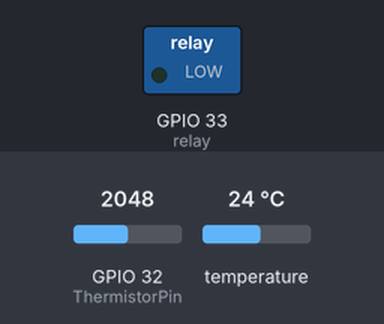
Recording of a sketch running on a simulated ESP32. On the bench: switched loads named in the sketch (green lamp = pin HIGH). Inputs (shaded band) come from the test bench; at power-on: temperature 24 °C, GPIO 32 (ThermistorPin) = 2048. WiFi joins after 1.5 s; servers stay silent unless stated; what the sketch prints to the serial monitor is not drawn.

Above: at 2.7 s.
2.8 s: temperature set to 15.5 °C
4.3 s: temperature set to 14.3 °C
At 5.6 s:
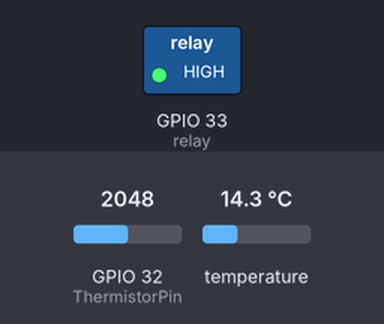
7.9 s: GPIO 32 (ThermistorPin) set to 2593
11.6 s: GPIO 32 (ThermistorPin) set to 2708
15.3 s: GPIO 32 (ThermistorPin) set to 2502
16.8 s: GPIO 32 (ThermistorPin) set to 2389
At 25.5 s:
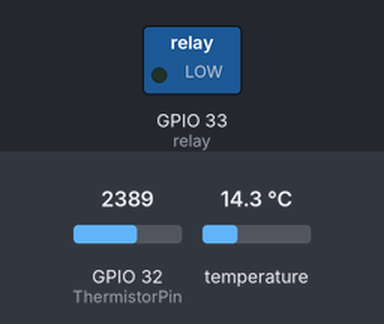
Timing chart, 0 to 25.8 s (numbered marks = the images above; inputs shaded):
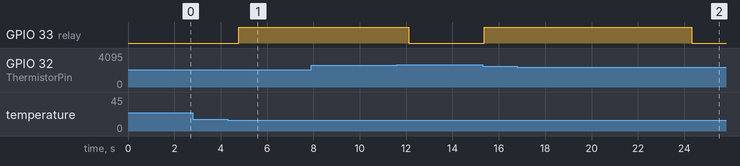

Measured:
- the behaviour switches between 15 and 14.9 °C on temperature (found by bisection; images 0 and 1)
- after the input at 2.8 s, every drawn part: stays the same
- after the input at 4.3 s, GPIO 33 (relay): LOW → HIGH after 0.48 s
- after the input at 7.9 s, every drawn part: stays the same
- after the input at 16.8 s, GPIO 33 (relay): HIGH → LOW after 7.5 s

The sketch:

Single.ino
```cpp
#include <OneWire.h>
#include <DallasTemperature.h>
#include <WiFi.h>
#include <WebServer.h>
#include "SuperMon.h"
#include "time.h"

#define ONE_WIRE_BUS 25

OneWire oneWire(ONE_WIRE_BUS);

DallasTemperature sensors(&oneWire);

#define relay 33
#define ThermistorPin 32
float R1 = 10000,R2=0;
int incomingByte,indx=0;

#define LOCAL_SSID "ASUS_C0_2G_EXT"//
#define LOCAL_PASS "R4c4c1un1!"
WebServer server(80);
String header;
unsigned long currentTime = millis();
unsigned long previousTime = 0;
const long timeoutTime = 2000;
uint32_t SensorUpdate = 0;

int aux=0,nrVal=0;
double outTemp=0,vec[10];
double Pufer,Centrala,Zero=0;
long long timeAux=0,numar1=0,timeNewData=0;
bool firstTime=false;
struct sensorData{
  double c;
  double p;
  String t;
}dataStored[50];
int loc=-1;
int afisNr=0,pozPrim=0;
bool showAll=true,maximAfis=false,newData=false;

char XML[2048];
char buf[32];
IPAddress Actual_IP;
IPAddress ip;

IPAddress local_IP(192, 168, 1, 29);
IPAddress gateway(192, 168, 1, 1);

IPAddress subnet(255, 255, 255, 0);
IPAddress primaryDNS(8, 8, 8, 8);   //optional
IPAddress secondaryDNS(8, 8, 4, 4); //optional

bool statusRel=false;

void setup () {
  pinMode(relay, OUTPUT);

  Serial.begin(115200);

  sensors.begin();
  disableCore0WDT();

  if (!WiFi.config(local_IP, gateway, subnet, primaryDNS, secondaryDNS)) {
    Serial.println("STA Failed to configure");
  }

  WiFi.begin(LOCAL_SSID, LOCAL_PASS);
  while (WiFi.status() != WL_CONNECTED) {
    delay(500);
    Serial.print(".");
  }
  Serial.print("IP address: "); Serial.println(WiFi.localIP());
  Actual_IP = WiFi.localIP();
  printWifiStatus();

  server.on("/", SendWebsite);

  server.on("/xml", SendXML);

  server.begin();

}

double GetPuferTemperature(){
  sensors.requestTemperatures();
  return sensors.getTempCByIndex(0);
}

double GetCentralaTemperature(){
  int adcS1 = analogRead(ThermistorPin);
  double voltage = (float)adcS1 / 4095.0 * 3.3;
  double R2 = 10.0 * (voltage/(3.3-voltage));
  double tempK = 1 / (1 / (273.15 + 25) + log(R2 / 10) / 3950.0);
  double tempC = tempK - 273.15;
  indx=0;
  int c=tempC;
  float p=tempC-c;
  tempC-=p;
  if(p>=0.25&&p<=0.75)
    tempC+=0.5;
  else if(p>0.75)
    tempC++;

  tempC-=4;

  if(aux>9)
    aux=0;
  vec[aux]=tempC;
  aux++;
  if(nrVal<9)
    nrVal++;
  outTemp=0;
  for(int i=0;i<nrVal;i++){
    outTemp+=vec[i];
  }
  outTemp=(outTemp*1.0)/(nrVal);

  c=outTemp;
  p=outTemp-c;
  outTemp-=p;
  if(p>=0.25&&p<=0.75)
    outTemp+=0.5;
  else if(p>0.75)
    outTemp++;
  return outTemp;
}

void loop(){
  timeAux++;
  timeNewData++;
  delay(50);
  if ((millis() - SensorUpdate) >= 50) {
    //Serial.println("Reading Sensors");
    SensorUpdate = millis();
    Pufer = GetPuferTemperature();
    Centrala = GetCentralaTemperature();

    if(timeNewData==1){
      Serial.println("New data");
      newData=true;
      loc++;
      if(loc>47){
        maximAfis=true;
        loc=0;
        pozPrim=(loc+1)%48;
      }
      dataStored[loc].c=Centrala;
      dataStored[loc].p=Pufer; // 0 5 6 7 3 1
    }
    else
    if(timeNewData>22500){//22500
      timeNewData=0;
    }

    if(abs(Pufer-Centrala)>6){
      if(statusRel==false){
        digitalWrite(relay, HIGH);
      }
      statusRel=true;
    }
    if(abs(Pufer-Centrala)<1){
      if(statusRel==true){
        digitalWrite(relay, LOW);
      }
      statusRel=false;
    }
  }
  server.handleClient();
}
// code to send the main web page
// PAGE_MAIN is a large char defined in SuperMon.h
void SendWebsite() {
  Serial.println("Reset show all");
  showAll=true;
  numar1=0;
  timeAux=0;
  if(maximAfis==true)
    afisNr=pozPrim;
  else
    afisNr=0;
  Serial.println("sending web page");
  // you may have to play with this value, big pages need more porcessing time, and hence
  // a longer timeout that 200 ms
  server.send(200, "text/html", PAGE_MAIN);

}

void SendXML() {
  // Serial.println("sending xml");

  strcpy(XML, "<?xml version = '1.0'?>\n<Data>\n");

  // send bits0
  sprintf(buf, "<B0>%.1f</B0>\n", Pufer);
  strcat(XML, buf);

  // send bits1
  sprintf(buf, "<B1>%.1f</B1>\n", Centrala);
  strcat(XML, buf);

  if(showAll==true){
    /*Serial.println("-----------------");
    Serial.print("Printing saved: ");
    Serial.print(dataStored[afisNr].c);
    Serial.print("  -  ");
    Serial.print(dataStored[afisNr].p);*/
    sprintf(buf, "<C1>%.1f</C1>\n", dataStored[afisNr].c);
    strcat(XML, buf);
    sprintf(buf, "<C2>%.1f</C2>\n", dataStored[afisNr].p);
    strcat(XML, buf);

    /*Serial.println();
    Serial.println("-----------------STATS-----------------");
    Serial.print("afisNr: ");
    Serial.print(afisNr);
    Serial.println();
    Serial.print("maximAfis: ");
    Serial.print(maximAfis);
    Serial.println();
    Serial.print("loc: ");
    Serial.print(loc);
    Serial.println();*/
    afisNr++;
    if(maximAfis==true){
      if(afisNr>=47)
        afisNr=0;
      if(afisNr>loc){
        afisNr=0;
        showAll=false;
      }
    }
    else
    if(afisNr>loc&&maximAfis==false){
      afisNr=0;
      showAll=false;
    }
  }
  else
  if(newData==true){
    /*Serial.println("-----------------");
    Serial.print("Printing new: ");
    Serial.print(dataStored[loc].c);
    Serial.print("  -  ");
    Serial.print(dataStored[loc].p);*/
    sprintf(buf, "<C1>%.1f</C1>\n", dataStored[loc].c);
    strcat(XML, buf);
    sprintf(buf, "<C2>%.1f</C2>\n", dataStored[loc].p);
    strcat(XML, buf);
    newData=false;
  }
  else{
    sprintf(buf, "<C1>%.1f</C1>\n", Zero);
    strcat(XML, buf);
    sprintf(buf, "<C2>%.1f</C2>\n", Zero);
    strcat(XML, buf);
    sprintf(buf, "<Time>%s</Time>\n", "-1");
    strcat(XML, buf);
  }

  if (statusRel) {
    strcat(XML, "<SWITCH>1</SWITCH>\n");
  }
  else {
    strcat(XML, "<SWITCH>0</SWITCH>\n");
  }

  strcat(XML, "</Data>\n");
  // wanna see what the XML code looks like?
  // actually print it to the serial monitor and use some text editor to get the size
  // then pad and adjust char XML[2048]; above
  //Serial.println(XML);

  // you may have to play with this value, big pages need more porcessing time, and hence
  // a longer timeout that 200 ms
  server.send(200, "text/xml", XML);


}

// I think I got this code from the wifi example
void printWifiStatus() {

  // print the SSID of the network you're attached to:
  Serial.print("SSID: ");
  Serial.println(WiFi.SSID());

  // print your WiFi shield's IP address:
  ip = WiFi.localIP();
  Serial.print("IP Address: ");
  Serial.println(ip);

  // print the received signal strength:
  long rssi = WiFi.RSSI();
  Serial.print("signal strength (RSSI):");
  Serial.print(rssi);
  Serial.println(" dBm");
  // print where to go in a browser:
  Serial.print("Open http://");
  Serial.println(ip);
}
```

SuperMon.h
```cpp
const char PAGE_MAIN[] PROGMEM = R"=====(

<!DOCTYPE html>
<html lang="en" class="js-focus-visible">

<title>Senzori</title>

  <style>
    table {
      position: relative;
      width:100%;
      border-spacing: 0px;
    }
    tr {
      border: 1px solid white;
      font-family: "Verdana", "Arial", sans-serif;
      font-size: 20px;
    }
    th {
      height: 20px;
      padding: 3px 15px;
      background-color: #343a40;
      color: #FFFFFF !important;
      }
    td {
      height: 20px;
       padding: 3px 15px;
    }
    .tabledata {
      font-size: 24px;
      position: relative;
      padding-left: 5px;
      padding-top: 5px;
      height:   25px;
      border-radius: 5px;
      color: #FFFFFF;
      line-height: 20px;
      transition: all 200ms ease-in-out;
      background-color: #00AA00;
    }
    .fanrpmslider {
      width: 30%;
      height: 55px;
      outline: none;
      height: 25px;
    }
    .bodytext {
      font-family: "Verdana", "Arial", sans-serif;
      font-size: 24px;
      text-align: left;
      font-weight: light;
      border-radius: 5px;
      display:inline;
    }
    .navbar {
      width: 100%;
      height: 50px;
      margin: 0;
      padding: 10px 0px;
      background-color: #FFF;
      color: #000000;
      border-bottom: 5px solid #293578;
    }
    .fixed-top {
      position: fixed;
      top: 0;
      right: 0;
      left: 0;
      z-index: 1030;
    }
    .navtitle {
      float: left;
      height: 50px;
      font-family: "Verdana", "Arial", sans-serif;
      font-size: 50px;
      font-weight: bold;
      line-height: 50px;
      padding-left: 20px;
    }
   .navheading {
     position: fixed;
     left: 60%;
     height: 50px;
     font-family: "Verdana", "Arial", sans-serif;
     font-size: 20px;
     font-weight: bold;
     line-height: 20px;
     padding-right: 20px;
   }
   .navdata {
      justify-content: flex-end;
      position: fixed;
      left: 70%;
      height: 50px;
      font-family: "Verdana", "Arial", sans-serif;
      font-size: 20px;
      font-weight: bold;
      line-height: 20px;
      padding-right: 20px;
   }
    .category {
      font-family: "Verdana", "Arial", sans-serif;
      font-weight: bold;
      font-size: 32px;
      line-height: 50px;
      padding: 20px 10px 0px 10px;
      color: #000000;
    }
    .heading {
      font-family: "Verdana", "Arial", sans-serif;
      font-weight: normal;
      font-size: 28px;
      text-align: left;
    }
    .foot {
      font-family: "Verdana", "Arial", sans-serif;
      font-size: 20px;
      position: relative;
      height:   30px;
      text-align: center;
      color: #AAAAAA;
      line-height: 20px;
    }
    .container {
      max-width: 1800px;
      margin: 0 auto;
    }
    table tr:first-child th:first-child {
      border-top-left-radius: 5px;
    }
    table tr:first-child th:last-child {
      border-top-right-radius: 5px;
    }
    table tr:last-child td:first-child {
      border-bottom-left-radius: 5px;
    }
    table tr:last-child td:last-child {
      border-bottom-right-radius: 5px;
    }

  </style>

  <body style="background-color: #efefef" onload="process()">

    <header>
      <div class="navbar fixed-top">
          <div class="container">
            <div class="navtitle">Senzori</div>
            <div class="navdata" id = "date">mm/dd/yyyy</div>
            <div class="navheading">DATA</div><br>
            <div class="navdata" id = "time">00:00:00</div>
            <div class="navheading">ORA</div>

          </div>
      </div>
    </header>

    <main class="container" style="margin-top:70px">
    <script src="https://code.highcharts.com/highcharts.js"></script>
      <div class="category">Temperaturile citite</div>
      <div style="border-radius: 10px !important;">
      <table style="width:50%">
      <colgroup>
        <col span="1" style="background-color:rgb(230,230,230); width: 20%; color:#000000 ;">
        <col span="1" style="background-color:rgb(200,200,200); width: 15%; color:#000000 ;">
        <col span="1" style="background-color:rgb(180,180,180); width: 15%; color:#000000 ;">
      </colgroup>
      <col span="2"style="background-color:rgb(0,0,0); color:#FFFFFF">
      <col span="2"style="background-color:rgb(0,0,0); color:#FFFFFF">
      <col span="2"style="background-color:rgb(0,0,0); color:#FFFFFF">
      <tr>
        <th colspan="1"><div class="heading">Senzor</div></th>
        <th colspan="1"><div class="heading">Temperatura</div></th>
      </tr>
      <tr>
        <td><div class="bodytext">Senzor pufer</div></td>
        <td><div class="tabledata" id = "b0"></div></td>
      </tr>
      <tr>
        <td><div class="bodytext">Senzor centrala</div></td>
        <td><div class="tabledata" id = "b1"></div></td>
      </tr>
        <tr>
        <td><div class="bodytext">Status pompa</div></td>
        <td><div class="tabledata" id = "switch"></div></td>
      </tr>
      </table>
    </div>
  </main>

  <body>
    <div id="chart-temperature-centrala" class="container"></div>
    <div id="chart-temperature-pufer" class="container"></div>
  </body>


  <footer div class="foot" id = "temp" >Aplicatie De Monitorizare A Senzorilor De Temperatura</div></footer>

  </body>

  <script type = "text/javascript">

    // global variable visible to all java functions
    var xmlHttp=createXmlHttpObject();
    var aux=0;
    var aux2=0;

  var chartTCentrala = new Highcharts.Chart({
    chart:{ renderTo : 'chart-temperature-centrala' },
    title: { text: 'Temperatura Centrala' },
    series: [{
    showInLegend: false,
    data: []
    }],
    plotOptions: {
    line: { animation: false,
      dataLabels: { enabled: true }
    },
    series: { color: '#059e8a' }
    },
    xAxis: { type: 'datetime',
    dateTimeLabelFormats: { second: '%H:%M:%S' }
    },
    yAxis: {
    title: { text: 'Temperatura (Celsius)' }
    },
    credits: { enabled: false }
  });

  var chartTPufer = new Highcharts.Chart({
    chart:{ renderTo:'chart-temperature-pufer' },
    title: { text: 'Temperatura Pufer' },
    series: [{
    showInLegend: false,
    data: []
    }],
    plotOptions: {
    line: { animation: false,
      dataLabels: { enabled: true }
    }
    },
    xAxis: {
    type: 'datetime',
    dateTimeLabelFormats: { second: '%H:%M:%S' }
    },
    yAxis: {
    title: { text: 'Temperatura (Celsius)' }
    },
    credits: { enabled: false }
  });

    // function to create XML object
    function createXmlHttpObject(){
      if(window.XMLHttpRequest){
        xmlHttp=new XMLHttpRequest();
      }
      else{
        xmlHttp=new ActiveXObject("Microsoft.XMLHTTP");
      }
      return xmlHttp;
    }

    // function to handle the response from the ESP
    function response(){
      var message;
      var barwidth;
      var currentsensor;
      var xmlResponse;
      var xmldoc;
      var dt = new Date();
      var color = "#e8e8e8";


      // get the xml stream
      xmlResponse=xmlHttp.responseXML;

      // get host date and time
      document.getElementById("time").innerHTML = dt.toLocaleTimeString();
      document.getElementById("date").innerHTML = dt.toLocaleDateString();

      // A0
      xmldoc = xmlResponse.getElementsByTagName("B0"); //bits for A0
      message = xmldoc[0].firstChild.nodeValue;

      if (message > 2048){
      color = "#aa0000";
      }
      else {
        color = "#0000aa";
      }

      barwidth = message / 0.5;
      document.getElementById("b0").innerHTML=message;
      document.getElementById("b0").style.width=(barwidth+"%");

      xmldoc = xmlResponse.getElementsByTagName("C1"); //bits for chart 1
      message = xmldoc[0].firstChild.nodeValue;

      if(message!=0){
        var x = (new Date()).getTime(),y = parseFloat(message);
        if(chartTCentrala.series[0].data.length > 48) {
        chartTCentrala.series[0].addPoint([x, y], true, true, true);
        }
        else{
        chartTCentrala.series[0].addPoint([x, y], true, false, true);
        }
      }

      // A1
      xmldoc = xmlResponse.getElementsByTagName("B1");
      message = xmldoc[0].firstChild.nodeValue;
      if (message > 2048){
      color = "#aa0000";
      }
      else {
        color = "#0000aa";
      }
      document.getElementById("b1").innerHTML=message;
      width = message / 0.5;

      document.getElementById("b1").style.width=(width+"%");
      document.getElementById("b1").style.backgroundColor=color;

      // Chart 2
      xmldoc = xmlResponse.getElementsByTagName("C2"); //bits for chart 1
      message = xmldoc[0].firstChild.nodeValue;

      if(message!=0){
        var x = (new Date()).getTime(),y = parseFloat(message);
        if(chartTPufer.series[0].data.length > 48) {
        chartTPufer.series[0].addPoint([x, y], true, true, true);
        }
        else{
        chartTPufer.series[0].addPoint([x, y], true, false, true);
        }
      }

      xmldoc = xmlResponse.getElementsByTagName("SWITCH");
      message = xmldoc[0].firstChild.nodeValue;
      document.getElementById("switch").style.backgroundColor="rgb(200,200,200)";
      // update the text in the table
      if (message == 0){
        document.getElementById("switch").innerHTML="Pompa oprita";
        document.getElementById("switch").style.color="#0000AA";
      }
      else {
        document.getElementById("switch").innerHTML="Pompa pornita";
        document.getElementById("switch").style.color="#00AA00";
      }
     }

    // general processing code for the web page to ask for an XML steam
    // this is actually why you need to keep sending data to the page to
    // force this call with stuff like this
    // server.on("/xml", SendXML);
    // otherwise the page will not request XML from the ESP, and updates will not happen
    function process(){

     if(xmlHttp.readyState==0 || xmlHttp.readyState==4) {
        xmlHttp.open("PUT","xml",true);
        xmlHttp.onreadystatechange=response;
        xmlHttp.send(null);
      }
        // you may have to play with this value, big pages need more porcessing time, and hence
        // a longer timeout
        setTimeout("process()",100);
    }


  </script>

</html>


)=====";
```
